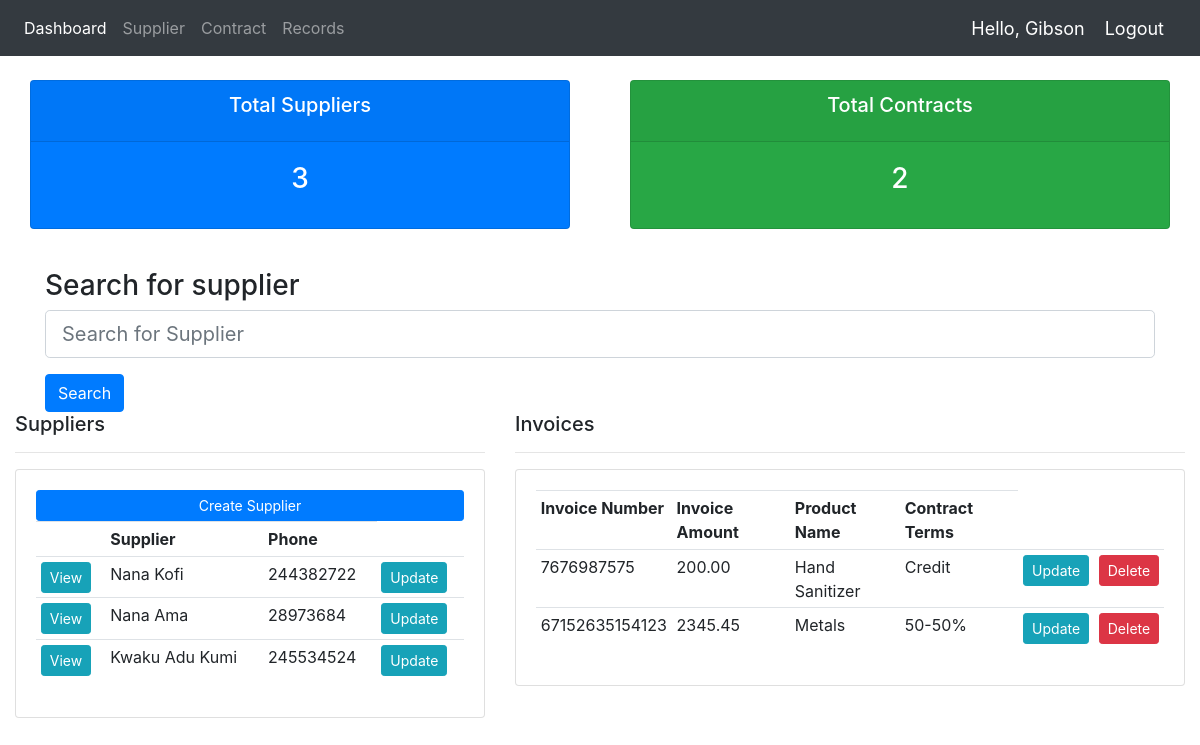
Screenshot of /PA/index/ (signed in) with the database file from the repository.
### app/models.py (models this page shows, shortened)
class Supplier(models.Model):
    name = models.CharField(max_length=50, help_text='Enter your full name')
    contact = models.PositiveIntegerField(null=True, blank=True)
    address = models.CharField(max_length=255, null=True)
    email = models.EmailField(max_length = 50, help_text="Enter your email address")
    bank_details = models.CharField(max_length=200, help_text='Summary of bank details', null=True)
    Bank_name = models.CharField(max_length=50, null=True)
    Bank_address = models.CharField(max_length=50, null=True)
    Bank_account_name = models.CharField(max_length=50, null=True)
    Bank_account_number = models.CharField(max_length=50, null=True)
    swift_code = models.CharField(max_length=50, null=True)

class Contract(models.Model):
    terms = (
        ('30-70%', '30-70%'),
        ('50-50%', '50-50%'),
        ('Cash On Delivery', 'Cash On Delivery'),
        ('Credit', 'Credit'),
    )
    invoice_number = models.CharField(max_length=50, null=50)
    start_date = models.DateField()
    due_date = models.DateField()
    supplier = models.ForeignKey(Supplier, on_delete=CASCADE)
    invoice_amount = models.DecimalField(max_digits=9, decimal_places=2)
    product_name = models.CharField(max_length=50, null=True)
    contract_terms = models.CharField(max_length=50, choices=terms)

### app/views.py (the view)
# urls.py: path('PA/index/', views.index, name="index"),
@login_required(login_url='login')
def index(request):
	if 'data' in request.GET:
		data = request.GET['data']
		supplier_queryset  = Supplier.objects.filter(name__icontains=data)
	else:
		supplier_queryset = Supplier.objects.all()
	contracts = Contract.objects.all()
	total_suppliers = Supplier.objects.all().count()
	total_contracts = Contract.objects.all().count()
	context = {'supplier_queryset':supplier_queryset, "contracts":contracts, "total_suppliers":total_suppliers, "total_contracts":total_contracts }
	return render(request, 'app/index.html', context)

### app/templates/app/index.html (shortened to what this page needs)
{%  extends 'app/main.html' %}
{% block content %}
{%  include 'app/status.html' %}
<br>
<div class="row">
	<div class="container">
        <form>
            <h3>Search for supplier</h3>
            <div class="input-group mb-3">
                <input class="form-control form-control-lg" name="data" type="text" placeholder="Search for Supplier" aria-label="default input example">
            </div>
            <button class="btn btn-primary">Search</button>
        </form>
    </div>
	<div class="col-md-5">
		<h5>Suppliers</h5>
		<hr>
		<div class="card card-body">
			<a class="btn btn-primary  btn-sm btn-block" href="{% url 'new_supplier' %}">Create Supplier</a>
			<table class="table table-sm">
				<tr>
					<th></th>
					<th>Supplier</th>
					<th>Phone</th>
				</tr>
				{% for supplier in supplier_queryset reversed %}
					<tr>
						<td><a class="btn btn-sm btn-info text-white" href="view_record/{{supplier.pk}}">View</a></td>
						<td>{{supplier.name}}</td>
						<td>{{supplier.contact}}</td>
						<td><a class="btn btn-sm btn-info" href="update/{{supplier.pk}}">Update</a></td>
					</tr>
				{% endfor %}
			</table>
		</div>
	</div>
	<div class="col-md-7">
		<h5>Invoices</h5>
		<hr>
		<div class="card card-body">
			<table class="table table-sm">
				<tr>
					<th scope="col">Invoice Number</th>
                    <th scope="col">Invoice Amount</th>
                    <th scope="col">Product Name</th>
                    <th scope="col">Contract Terms</th>
				</tr>
				{% for contract in contracts reversed %}
					<tr>
						<td>{{contract.invoice_number}}</td>
						<td>{{contract.invoice_amount}}</td>
						<td>{{contract.product_name}}</td>
						<td>{{contract.contract_terms}}</td>
						<td><a class="btn btn-sm btn-info" href="{% url 'update_contract' contract.pk %}">Update</a></td>
						<td><a class="btn btn-sm btn-danger" href="{% url 'delete_contract' contract.pk %}">Delete</a></td>
					</tr>
				{% endfor %}
			</table>
		</div>
	</div>
</div>
{% endblock content %}

### app/templates/app/navbar.html (shortened to what this page needs)
<nav class="navbar navbar-expand-lg navbar-dark bg-dark">
  <div class="collapse navbar-collapse" id="navbarNav">
    <ul class="navbar-nav">
      <li class="nav-item active">
        <a class="nav-link" href="{% url 'index' %}">Dashboard</a>
      </li>
      <li class="nav-item ">
      <a class="nav-link b" href="{% url 'new_supplier' %}">Supplier</a>
      </li>
      <li class="nav-item">
      <a class="nav-link" href="{% url 'contract_continues' %}">Contract</a>
      </li>
      <li class="nav-item">
      <a class="nav-link" href="{% url 'PArecords' %}">Records</a>
      </li>
    </ul>
  </div>
  <span class="hello-msg">Hello, {{request.user}}</span>
  <span ><a  class="hello-msg" href="{% url 'logout' %}">Logout</a></span>
</nav>

### app/templates/app/navbar.html (style rules this page uses)
.hello-msg { font-size: 18px; color: #fff; margin-right: 20px; }

### rows the page displays
Supplier: name "Nana Kofi", contact "244382722"
Supplier: name "Nana Ama", contact "28973684"
Supplier: name "Kwaku Adu Kumi", contact "245534524"
Contract: invoice_number "7676987575", invoice_amount "200.00", product_name "Hand Sanitizer", contract_terms "Credit"
Contract: invoice_number "67152635154123", invoice_amount "2345.45", product_name "Metals", contract_terms "50-50%"

### other values shown
{{ request.user }} "Gibson"
{{ total_suppliers }} "3"
{{ total_contracts }} "2"
